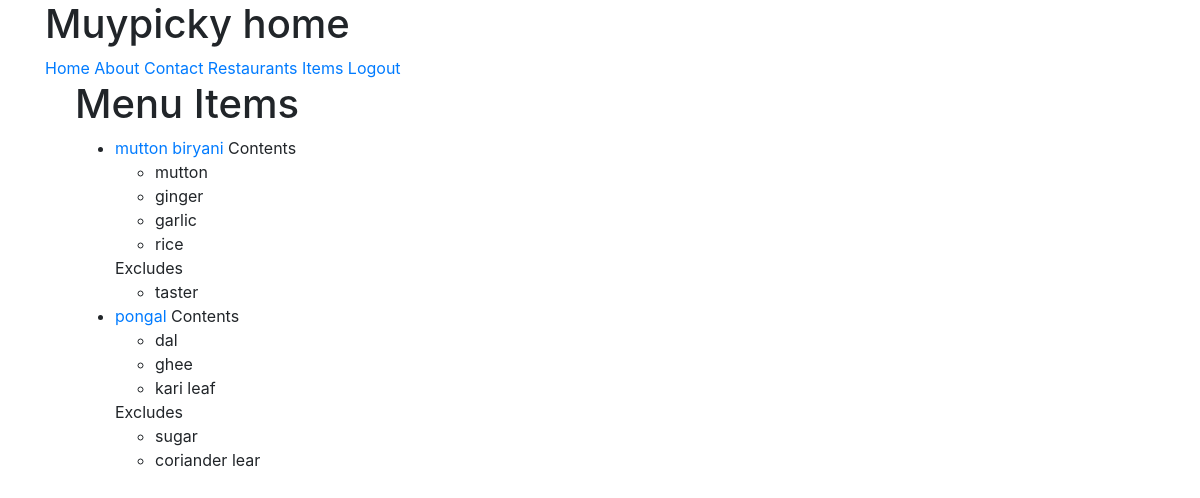
The app's page /items/ (signed in), older data.
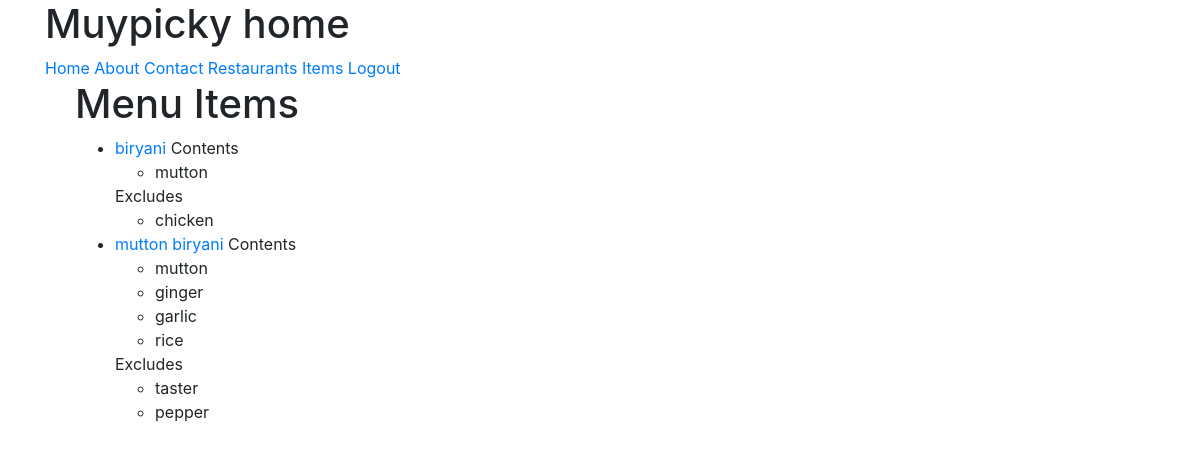
The same page, newer data.
### menus/models.py (models this page shows, shortened)
class Item(models.Model):
	user 		= 	models.ForeignKey(settings.AUTH_USER_MODEL)
	restaurant	= 	models.ForeignKey(RestaurantLocation)
	name 		= 	models.CharField(max_length=120)
	contents 	= 	models.TextField(help_text='Separate each Item by comma')
	excludes 	= 	models.TextField(blank = True, null=True, help_text='Separate each Item by comma')
	public 		= 	models.BooleanField(default=True)
	timestamp 	= 	models.DateTimeField(auto_now_add=True)
	updated 	=	models.DateTimeField(auto_now=True)
	class Meta:
		ordering = ['-updated','-timestamp']
	def get_absolute_url(self):
		return reverse("menus:detail", kwargs = { "pk":self.pk})
	def get_content(self):
		return self.contents.split(",")
	def get_excludes(self):
		return self.excludes.split(",")

### menus/views.py (the view)
class ItemListView(LoginRequiredMixin, ListView):
	def get_queryset(self):
		return Item.objects.filter(user=self.request.user)

### menus/templates/menus/item_list.html (shortened to what this page needs)
{% extends "base.html" %}
{% block content %}
<h1> Menu Items </h1>
<ul>
	{% for obj in object_list %}
 		<li> <a href="{{ obj.get_absolute_url }}">{{ obj.name }}</a>
 		{% if obj.contents %}
 		Contents
 		<ul>
	 		{% for item in obj.get_content %}
			 		<li>
			 			{{ item }}
			 		</li>
 			{% endfor %}
 		</ul>
 		{% endif %}
 		 {% if obj.excludes %}
 		Excludes
 		<ul>
	 		{% for item in obj.get_excludes %}
			 		<li>
			 			{{ item }}
			 		</li>
 			{% endfor %}
 		</ul>
 		{% endif %}
 		  </li>
	{% endfor %}
</ul>
{% endblock %}

Row changes from the older to the newer data that the page shows:
removed Item: name "pongal", get_content "dal" "ghee" "kari leaf", get_excludes "sugar" "coriander lear"
added Item: name "biryani", get_content "mutton", get_excludes "chicken"
changed Item "mutton biryani": excludes "taster" → "taster,\r\npepper" (drawn)
Text that changed along with them:
new list line: "pepper"
